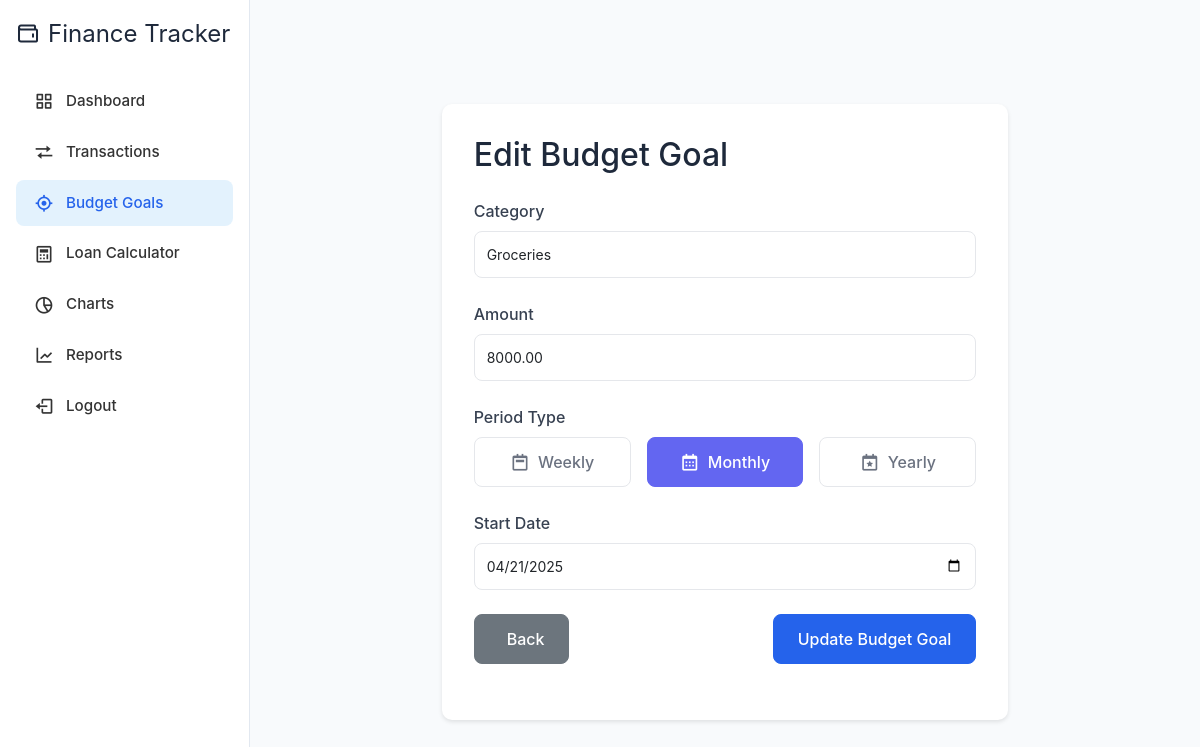
/edit_budget_goal.php?id=1 (signed in), run on the app's committed database.
### tables this page shows
CREATE TABLE budget_goals (
    id INT PRIMARY KEY AUTO_INCREMENT,
    user_id INT NOT NULL,
    category VARCHAR(50) NOT NULL,
    amount DECIMAL(10,2) NOT NULL,
    start_date DATE NOT NULL,
    end_date DATE NOT NULL,
    period_type ENUM('monthly', 'weekly', 'custom') NOT NULL DEFAULT 'monthly',
    created_at TIMESTAMP DEFAULT CURRENT_TIMESTAMP,
    FOREIGN KEY (user_id) REFERENCES users(id)
);

### edit_budget_goal.php (the view, shortened to what this page needs)
<?php
require_once 'config/database.php';
$user_id = $_SESSION['user_id'];
if (isset($_GET['id'])) {
    $goal_id = $_GET['id'];
    $stmt = $conn->prepare("SELECT * FROM budget_goals WHERE id = ? AND user_id = ?");
    $stmt->bind_param("ii", $goal_id, $user_id);
    $stmt->execute();
    $result = $stmt->get_result();
    $goal = $result->fetch_assoc();
} else {
    header('Location: budget_goals.php');
    exit();
}
?>
<!DOCTYPE html>
<html lang="en">
<head>
    <link href='https://unpkg.com/boxicons@2.1.4/css/boxicons.min.css' rel='stylesheet'>
    <link href="https://cdn.jsdelivr.net/npm/bootstrap@5.1.3/dist/css/bootstrap.min.css" rel="stylesheet">
    <link rel="stylesheet" href="assets/css/dashboard.css">
    <link rel="stylesheet" href="assets/css/theme.css">
</head>
<body>
    <?php include 'includes/sidebar.php'; ?>
    <div class="main-content">
        <div class="container mt-4">
            <div class="row justify-content-center">
                <div class="col-md-8">
                    <div class="summary-card">
                        <h2 class="mb-4">Edit Budget Goal</h2>
                        <form method="POST">
                            <div class="form-group">
                                <label class="form-label">Category</label>
                                <div class="category-input">
                                    <input type="text"
                                           class="form-control"
                                           id="categoryInput"
                                           name="category"
                                           pattern="[A-Za-z\s\-&]+"
                                           title="Only letters, spaces, hyphens and ampersands are allowed"
                                           placeholder="Enter or select category"
                                           autocomplete="off"
                                           value="<?php echo ucfirst($goal['category']); ?>"
                                           required>
                                </div>
                            </div>
                            <div class="form-group">
                                <label class="form-label">Amount</label>
                                <input type="number" class="form-control" name="amount" step="0.01" value="<?php echo $goal['amount']; ?>" required>
                            </div>
                            <div class="form-group">
                                <label class="form-label">Period Type</label>
                                <div class="period-selector">
                                    <button type="button" data-period="weekly" <?php echo $goal['period_type'] === 'weekly' ? 'class="active"' : ''; ?>>
                                        <i class='bx bx-calendar-week'></i>Weekly
                                    </button>
                                    <button type="button" data-period="monthly" <?php echo $goal['period_type'] === 'monthly' ? 'class="active"' : ''; ?>>
                                        <i class='bx bx-calendar'></i>Monthly
                                    </button>
                                    <button type="button" data-period="yearly" <?php echo $goal['period_type'] === 'yearly' ? 'class="active"' : ''; ?>>
                                        <i class='bx bx-calendar-star'></i>Yearly
                                    </button>
                                </div>
                            </div>
                            <div class="form-group">
                                <label class="form-label">Start Date</label>
                                <input type="date" class="form-control" name="start_date" value="<?php echo $goal['start_date']; ?>" required>
                            </div>
                            <div class="col-12 d-flex justify-content-between mt-4">
                                <a href="budget_goals.php" class="btn btn-secondary">
                                    <i class="fas fa-arrow-left me-2"></i>Back
                                </a>
                                <button type="submit" class="btn btn-primary">Update Budget Goal</button>
                            </div>
                        </form>
                    </div>
                </div>
            </div>
        </div>
    </div>
</body>
</html>

### assets/css/dashboard.css (style rules this page uses)
:root { --primary-color: #2196f3; --success-color: #4caf50; --danger-color: #f44336; --text-dark: #333; --text-light: #666; --bg-light: #f8f9fa; --border-color: #e0e0e0; }
body { font-family: 'Inter', sans-serif; background-color: #f8f9fa; }
.main-content { margin-left: 250px; padding: 20px; min-height: 100vh; }
.summary-card { background: white; border-radius: 16px; padding: 24px; box-shadow: 0 2px 12px rgba(0,0,0,0.08); height: 100%; transition: all 0.3s ease; margin-bottom: 24px; }
.form-group { margin-bottom: 0; }
.form-label { font-weight: 500; margin-bottom: 0.5rem; color: #374151; }
.form-select, .form-control { border-color: #e5e7eb; padding: 0.5rem 1rem; font-size: 0.95rem; }
.form-control, .form-select { border: 1px solid #e2e8f0; border-radius: 8px; padding: 0.625rem 1rem; font-size: 0.875rem; transition: all 0.2s ease; }
.form-label { font-weight: 500; color: #475569; margin-bottom: 0.5rem; }
.form-label { font-weight: 500; color: var(--text-dark); }
.form-control, .form-select { border-radius: 8px; padding: 10px 15px; border: 1px solid var(--border-color); }
.summary-card { height: 100%; padding: 1.5rem; background-color: var(--bs-white); border-radius: 12px; box-shadow: 0 1px 3px rgba(0, 0, 0, 0.1); }
.summary-card { animation: fadeIn 0.3s ease-out; }

### assets/css/theme.css (style rules this page uses)
:root { --primary-color: #2563eb; --primary-dark: #1d4ed8; --primary-light: #60a5fa; --secondary-color: #475569; --secondary-dark: #334155; --secondary-light: #94a3b8; --success-color: #10b981; --success-dark: #0e7544; --success-light: #4ade80; --danger-color: #ef4444; --danger-dark: #dc2626; --danger-light: #f87171; --warning-color: #f59e0b; --warning-dark: #d97706; --warning-light: #fbbf24; --background-color: #f8fafc; --surface-color: #ffffff; --border-color: #e2e8f0; --text-primary: #1e293b; --text-secondary: #64748b; --text-muted: #64748b; --shadow-sm: 0 1px 2px rgba(0, 0, 0, 0.05); --shadow-md: 0 4px 6px -1px rgba(0, 0, 0, 0.1); --shadow-lg: 0 10px 15px -3px rgba(0, 0, 0, 0.1); --border-radius-sm: 0.375rem; --border-radius-md: 0.5rem; --border-radius-lg: 0.75rem; --border-radius-full: 9999px; --spacing-1: 0.25rem; --spacing-2: 0.5rem; --spacing-3: 0.75rem; --spacing-4: 1rem; --spacing-5: 1.25rem; --spacing-6: 1.5rem; --spacing-8: 2rem; --spacing-10: 2.5rem; --spacing-12: 3rem; --font-sans: 'Inter', system-ui, -apple-system, sans-serif; --font-mono: ui-monospace, monospace; --text-xs: 0.75rem; --text-sm: 0.875rem; --text-base: 1rem; --text-lg: 1.125rem; --text-xl: 1.25rem; --text-2xl: 1.5rem; --text-3xl: 1.875rem; --font-normal: 400; --font-medium: 500; --font-semibold: 600; --font-bold: 700; --leading-none: 1; --leading-tight: 1.25; --leading-snug: 1.375; --leading-normal: 1.5; --leading-relaxed: 1.625; --leading-loose: 2; --transition-all: all 0.3s ease; --transition-colors: background-color 0.3s ease, border-color 0.3s ease, color 0.3s ease; --transition-opacity: opacity 0.3s ease; --transition-transform: transform 0.3s ease; }
body { font-family: var(--font-sans); background: var(--background-color); color: var(--text-primary); line-height: 1.5; }
.form-control { border-radius: var(--border-radius-md); border: 1px solid var(--border-color); padding: var(--spacing-3) var(--spacing-4); transition: var(--transition-all); }
.btn { border-radius: var(--border-radius-md); padding: var(--spacing-3) var(--spacing-6); font-weight: var(--font-medium); transition: var(--transition-all); }
.btn-primary { background-color: var(--primary-color); border-color: var(--primary-color); }
.summary-card { background: var(--surface-color); border-radius: var(--border-radius-lg); padding: 1.5rem; height: 100%; box-shadow: var(--shadow-sm); }

### data on the page
budget_goals: category "Groceries", amount "8000.00", start_date "04/21/2025"
